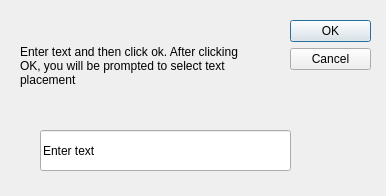
<?xml version="1.0" encoding="UTF-8"?>
<ui version="4.0">
 <class>Dialog</class>
 <widget class="QDialog" name="Dialog">
  <property name="geometry">
   <rect>
    <x>0</x>
    <y>0</y>
    <width>386</width>
    <height>196</height>
   </rect>
  </property>
  <property name="windowTitle">
   <string>Dialog</string>
  </property>
  <widget class="QDialogButtonBox" name="buttonBox">
   <property name="geometry">
    <rect>
     <x>290</x>
     <y>20</y>
     <width>81</width>
     <height>241</height>
    </rect>
   </property>
   <property name="orientation">
    <enum>Qt::Vertical</enum>
   </property>
   <property name="standardButtons">
    <set>QDialogButtonBox::Cancel|QDialogButtonBox::Ok</set>
   </property>
  </widget>
  <widget class="QLabel" name="label">
   <property name="geometry">
    <rect>
     <x>20</x>
     <y>10</y>
     <width>231</width>
     <height>111</height>
    </rect>
   </property>
   <property name="text">
    <string>Enter text and then click ok. After clicking OK, you will be prompted to select text placement </string>
   </property>
   <property name="wordWrap">
    <bool>true</bool>
   </property>
  </widget>
  <widget class="QLineEdit" name="lineEdit">
   <property name="geometry">
    <rect>
     <x>40</x>
     <y>130</y>
     <width>251</width>
     <height>41</height>
    </rect>
   </property>
   <property name="text">
    <string>Enter text</string>
   </property>
  </widget>
 </widget>
 <resources/>
 <connections>
  <connection>
   <sender>buttonBox</sender>
   <signal>rejected()</signal>
   <receiver>Dialog</receiver>
   <slot>reject()</slot>
   <hints>
    <hint type="sourcelabel">
     <x>316</x>
     <y>260</y>
    </hint>
    <hint type="destinationlabel">
     <x>286</x>
     <y>274</y>
    </hint>
   </hints>
  </connection>
  <connection>
   <sender>buttonBox</sender>
   <signal>accepted()</signal>
   <receiver>Dialog</receiver>
   <slot>accept()</slot>
   <hints>
    <hint type="sourcelabel">
     <x>248</x>
     <y>254</y>
    </hint>
    <hint type="destinationlabel">
     <x>157</x>
     <y>274</y>
    </hint>
   </hints>
  </connection>
 </connections>
</ui>
